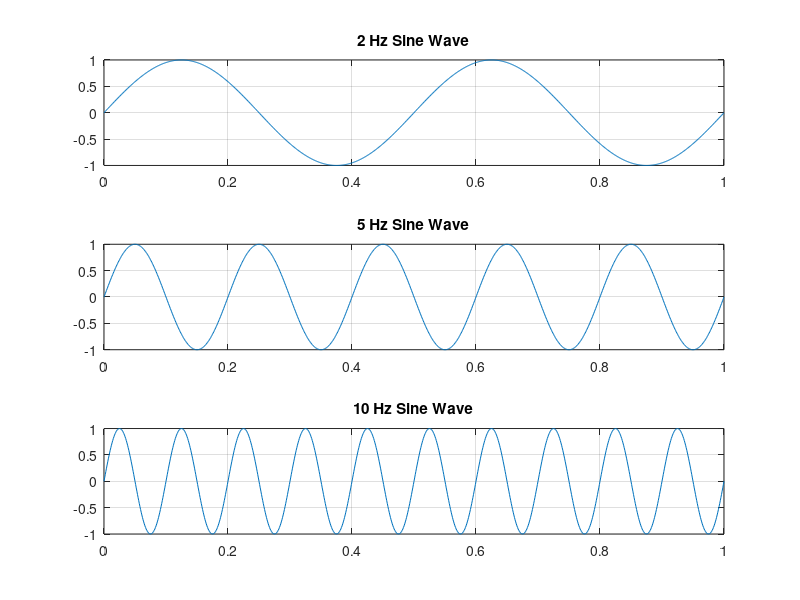
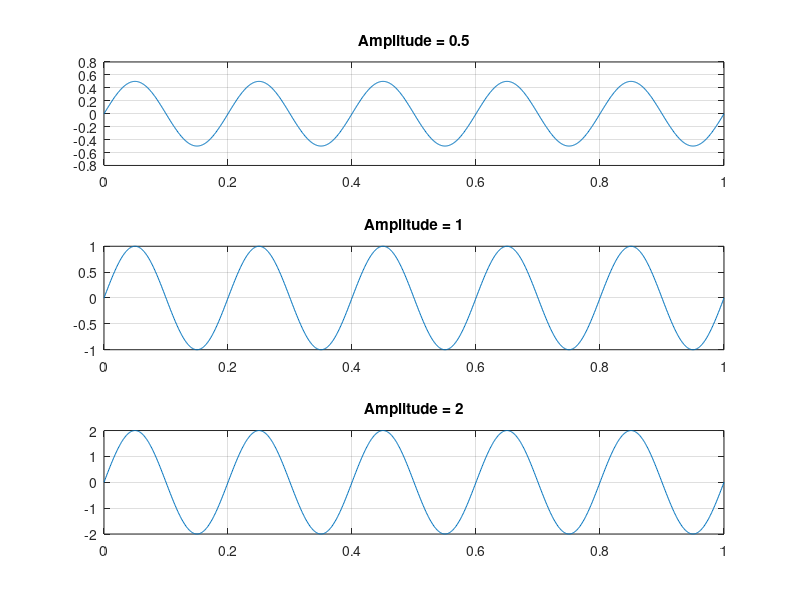
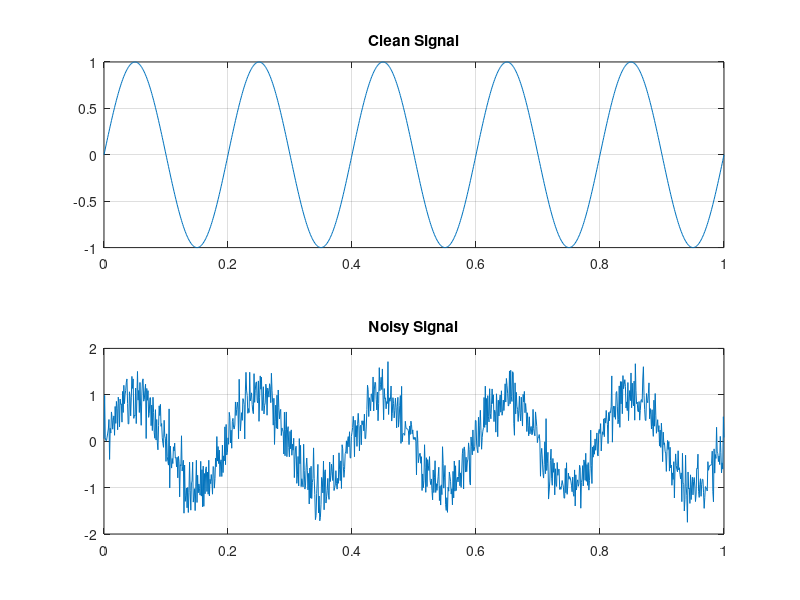
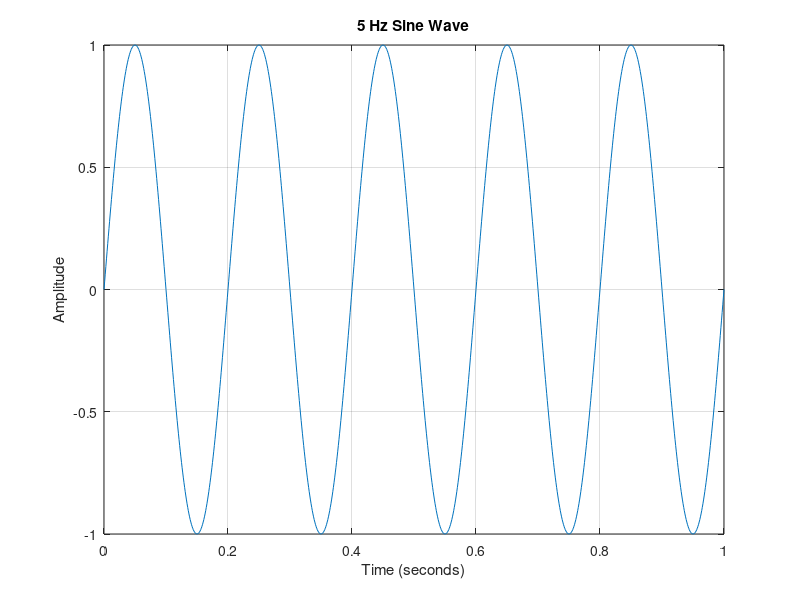

Write MATLAB code to recreate these figures, in order.
clear;
clc;
close all;

%% Task 1 - Creating Sine wave
t = 0:0.001:1;
A = 1;
f = 5;

y = A * sin(2*pi*f*t);
plot(t, y);

title('5 Hz Sine Wave');
xlabel('Time (seconds)');
ylabel('Amplitude');
grid on;

%% Task 2 - Frequency Comparison
y2 = sin(2*pi*2*t);
y5 = sin(2*pi*5*t);
y10 = sin(2*pi*10*t);
figure;

subplot(3,1,1);
plot(t, y2);
title('2 Hz Sine Wave');
grid on;

subplot(3,1,2);
plot(t, y5);
title('5 Hz Sine Wave');
grid on;

subplot(3,1,3);
plot(t, y10);
title('10 Hz Sine Wave');
grid on;

saveas(gcf, 'frequency_comparison.png');

%% Task 3 - Amplitude Comparison

f_amp = 5;
y_amp05 = 0.5 * sin(2*pi*f_amp*t);
y_amp1 = 1 * sin(2*pi*f_amp*t);
y_amp2 = 2 * sin(2*pi*f_amp*t);
figure;

subplot(3,1,1);
plot(t, y_amp05);
title('Amplitude = 0.5');
grid on;

subplot(3,1,2);
plot(t, y_amp1);
title('Amplitude = 1');
grid on;

subplot(3,1,3);
plot(t, y_amp2);
title('Amplitude = 2');
grid on;

saveas(gcf, 'amplitude_comparison.png');
%% Task 4 - Clean and Noisy Signal

clean_signal = sin(2*pi*5*t);
noise = 0.3 * randn(size(t));
noisy_signal = clean_signal + noise;

figure;

subplot(2,1,1);
plot(t, clean_signal);
title('Clean Signal');
grid on;

subplot(2,1,2);
plot(t, noisy_signal);
title('Noisy Signal');
grid on;

saveas(gcf, 'clean_vs_noisy_signal.png');
